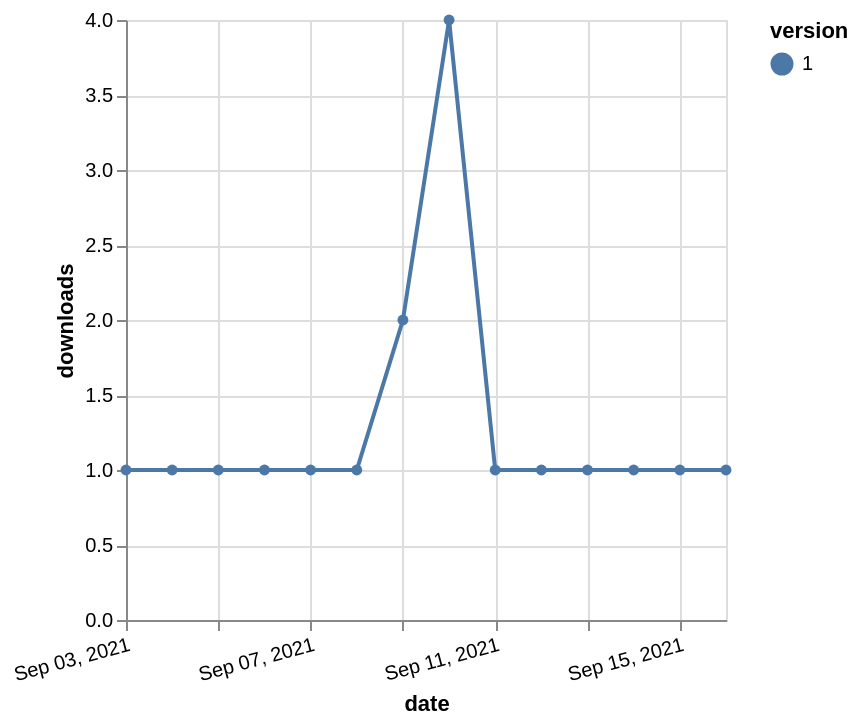

Vega-Lite specification stored for this chart:
### Vega-Lite specification from a JSON file in a GitHub repository (floating-point values rounded to 4 significant figures)
{"$schema": "https://vega.github.io/schema/vega-lite/v5.json", "description": "A simple bar chart with embedded data.", "data": {"values": [{"date": "2021-09-03", "total": 635, "delta": 1, "version": "1"}, {"date": "2021-09-04", "total": 636, "delta": 1, "version": "1"}, {"date": "2021-09-05", "total": 637, "delta": 1, "version": "1"}, {"date": "2021-09-06", "total": 638, "delta": 1, "version": "1"}, {"date": "2021-09-07", "total": 639, "delta": 1, "version": "1"}, {"date": "2021-09-08", "total": 640, "delta": 1, "version": "1"}, {"date": "2021-09-09", "total": 642, "delta": 2, "version": "1"}, {"date": "2021-09-10", "total": 646, "delta": 4, "version": "1"}, {"date": "2021-09-11", "total": 647, "delta": 1, "version": "1"}, {"date": "2021-09-12", "total": 648, "delta": 1, "version": "1"}, {"date": "2021-09-13", "total": 649, "delta": 1, "version": "1"}, {"date": "2021-09-14", "total": 650, "delta": 1, "version": "1"}, {"date": "2021-09-15", "total": 651, "delta": 1, "version": "1"}, {"date": "2021-09-16", "total": 652, "delta": 1, "version": "1"}]}, "width": "container", "mark": {"type": "line", "point": {"filled": true}}, "encoding": {"x": {"field": "date", "type": "temporal", "timeUnit": "yearmonthdate", "title": "date", "axis": {"labelAngle": -15}}, "y": {"field": "delta", "type": "quantitative", "title": "downloads"}, "color": {"field": "version", "type": "nominal"}, "tooltip": {"field": "delta"}}}
